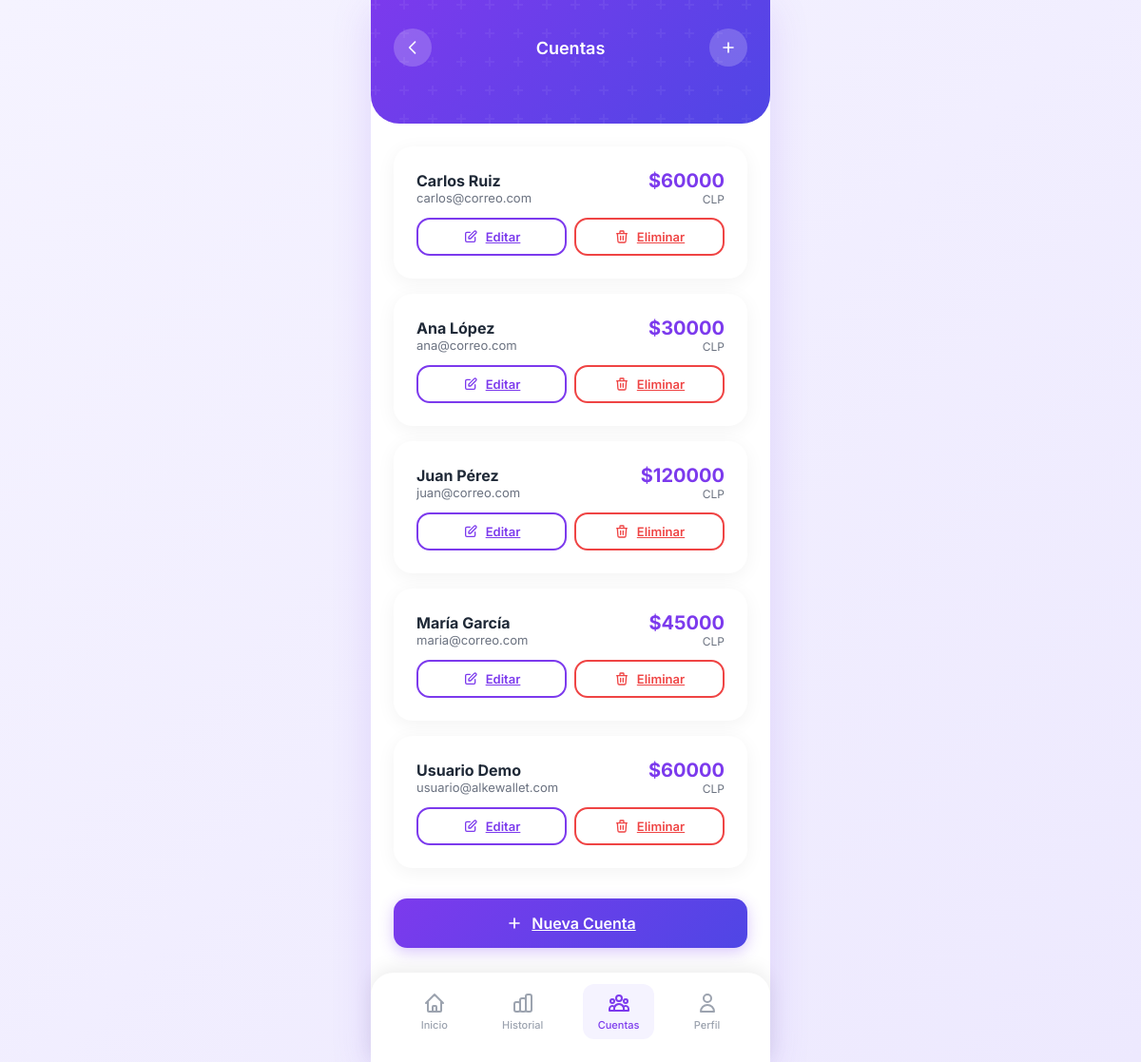
The app's page /cuentas/, older data.
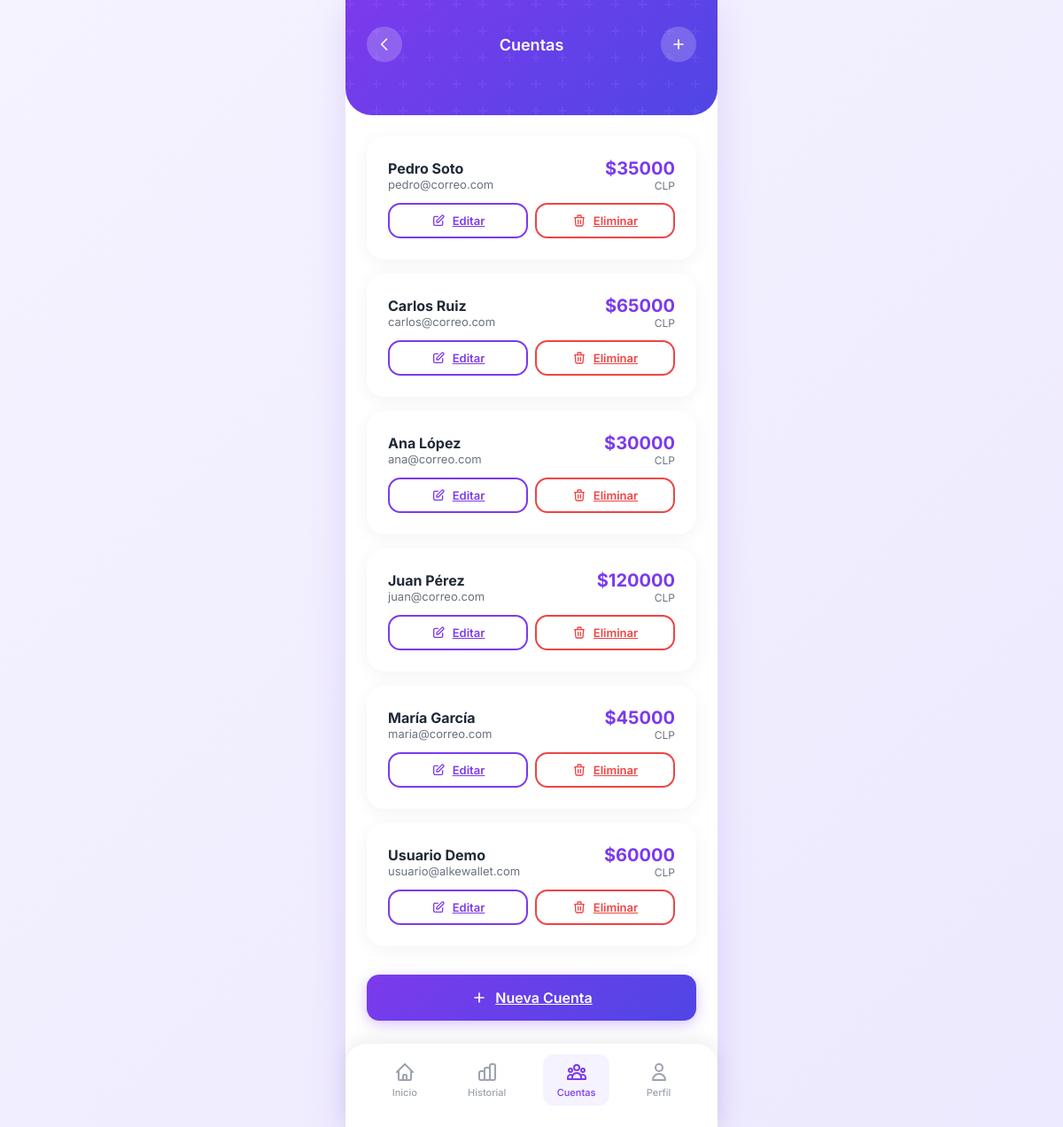
The same page, newer data.
### wallet/models.py (models this page shows, shortened)
class Cuenta(models.Model):
    nombre = models.CharField(max_length=100)
    email = models.EmailField(unique=True)
    telefono = models.CharField(max_length=20, blank=True)
    saldo = models.DecimalField(max_digits=12, decimal_places=0, default=0)
    moneda = models.ForeignKey(Moneda, on_delete=models.PROTECT, related_name='cuentas')
    fecha_creacion = models.DateTimeField(auto_now_add=True)
    activa = models.BooleanField(default=True)
    class Meta:
        verbose_name = 'Cuenta'
        verbose_name_plural = 'Cuentas'
        ordering = ['-fecha_creacion']

class Moneda(models.Model):
    nombre = models.CharField(max_length=50)
    codigo = models.CharField(max_length=5, unique=True)
    simbolo = models.CharField(max_length=5)
    class Meta:
        verbose_name = 'Moneda'
        verbose_name_plural = 'Monedas'

### wallet/views.py (the view)
# urls.py: path('cuentas/', views.cuentas_lista, name='cuentas_lista'),
def cuentas_lista(request):
    cuentas = Cuenta.objects.select_related('moneda').all()
    contexto = {
        'titulo': 'Cuentas',
        'cuentas': cuentas,
    }
    return render(request, 'wallet/cuentas_lista.html', contexto)

### wallet/templates/wallet/cuentas_lista.html (shortened to what this page needs)
{% extends "wallet/base.html" %}
{% block content %}
<div class="wallet-header" style="padding-bottom: 40px;">
  <div class="header-top">
    <a href="{% url 'wallet:inicio' %}" class="header-icon" title="Volver">
      <svg xmlns="http://www.w3.org/2000/svg" width="20" height="20" fill="none" viewBox="0 0 24 24" stroke="currentColor">
        <path stroke-linecap="round" stroke-linejoin="round" stroke-width="2" d="M15 19l-7-7 7-7" />
      </svg>
    </a>
    <h2 style="font-size: 18px; font-weight: 600; color: white; margin: 0;">Cuentas</h2>
    <a href="{% url 'wallet:cuenta_crear' %}" class="header-icon" title="Nueva cuenta">
      <svg xmlns="http://www.w3.org/2000/svg" width="20" height="20" fill="none" viewBox="0 0 24 24" stroke="currentColor">
        <path stroke-linecap="round" stroke-linejoin="round" stroke-width="2" d="M12 6v6m0 0v6m0-6h6m-6 0H6" />
      </svg>
    </a>
  </div>
</div>
<div style="padding: 24px; padding-bottom: 120px;">
  {% if cuentas %}
  {% for cuenta in cuentas %}
  <div class="stats-card" style="margin-bottom: 16px;">
    <div style="display: flex; justify-content: space-between; align-items: center; margin-bottom: 12px;">
      <div>
        <div style="font-size: 16px; font-weight: 700; color: var(--text-dark);">{{ cuenta.nombre }}</div>
        <div style="font-size: 13px; color: var(--text-gray);">{{ cuenta.email }}</div>
      </div>
      <div style="text-align: right;">
        <div style="font-size: 20px; font-weight: 700; color: var(--primary-purple);">{{ cuenta.moneda.simbolo }}{{ cuenta.saldo }}</div>
        <div style="font-size: 12px; color: var(--text-gray);">{{ cuenta.moneda.codigo }}</div>
      </div>
    </div>
    <div style="display: flex; gap: 8px;">
      <a href="{% url 'wallet:cuenta_editar' cuenta.pk %}" class="btn btn-outline" style="flex: 1; font-size: 13px; padding: 10px;">
        <svg xmlns="http://www.w3.org/2000/svg" width="16" height="16" fill="none" viewBox="0 0 24 24" stroke="currentColor">
          <path stroke-linecap="round" stroke-linejoin="round" stroke-width="2" d="M11 5H6a2 2 0 00-2 2v11a2 2 0 002 2h11a2 2 0 002-2v-5m-1.414-9.414a2 2 0 112.828 2.828L11.828 15H9v-2.828l8.586-8.586z" />
        </svg>
        Editar
      </a>
      <a href="{% url 'wallet:cuenta_eliminar' cuenta.pk %}" class="btn btn-outline" style="flex: 1; font-size: 13px; padding: 10px; color: var(--danger-red); border-color: var(--danger-red);">
        Eliminar
      </a>
    </div>
  </div>
  {% endfor %}
  {% endif %}
  <a href="{% url 'wallet:cuenta_crear' %}" class="btn btn-primary w-100" style="margin-top: 16px;">
    <svg xmlns="http://www.w3.org/2000/svg" width="20" height="20" fill="none" viewBox="0 0 24 24" stroke="currentColor">
      <path stroke-linecap="round" stroke-linejoin="round" stroke-width="2" d="M12 6v6m0 0v6m0-6h6m-6 0H6" />
    </svg>
    Nueva Cuenta
  </a>
</div>
{% endblock %}

Row changes from the older to the newer data that the page shows:
added Cuenta: nombre "Pedro Soto", email "pedro@correo.com", moneda.simbolo "$", saldo "35000", moneda.codigo "CLP"
changed Cuenta "Carlos Ruiz": saldo "60000" → "65000"
